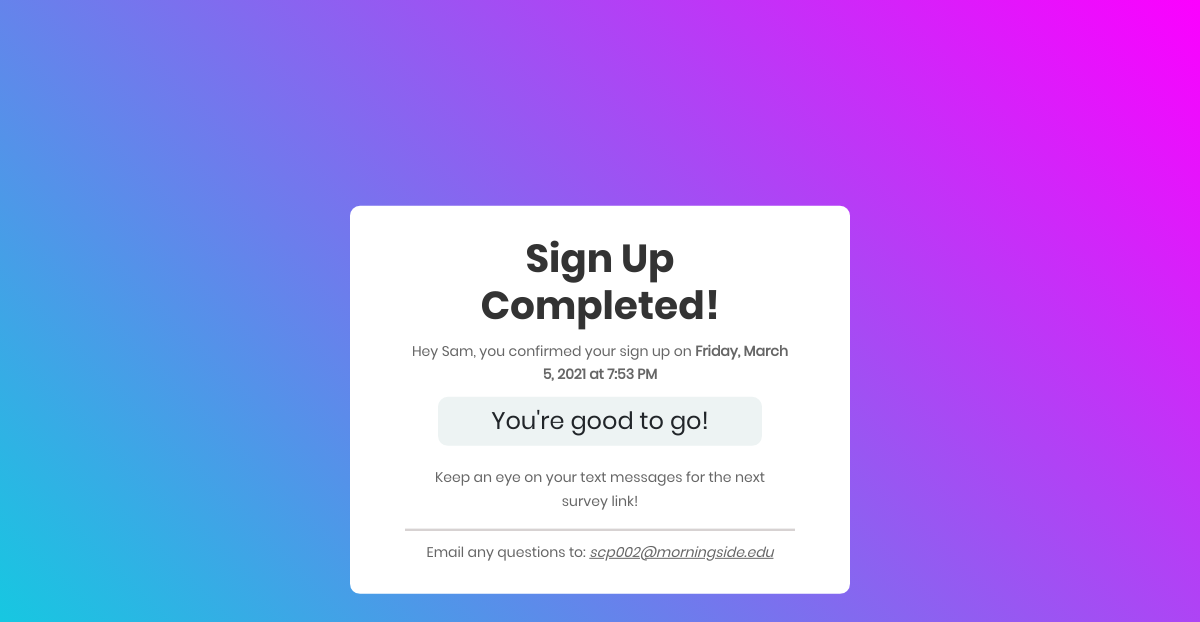
The app's page /confirmation/token2/ with its own data.
### surveys/models.py (models this page shows, shortened)
class User(models.Model):
    userID = models.IntegerField(primary_key=True)
    firstName = models.CharField(max_length=200)
    phoneNumber = models.CharField(max_length=15)
    email = models.EmailField()
    userGroup = models.CharField(max_length=200)
    studyID = models.ForeignKey(Study, on_delete=models.CASCADE)
    active_p = models.BooleanField(default=False)

class Survey(models.Model):
    surveyID = models.IntegerField(primary_key=True)
    token = models.CharField(max_length=6, unique=True)
    userID = models.ForeignKey(User, on_delete=models.CASCADE)
    creationDate = models.DateTimeField(default=timezone.now)
    expirationDate = models.DateTimeField(null=True)
    completed_p = models.BooleanField(default=False)
    completionDate = models.DateTimeField(null=True, blank=True, default=None)
    def displayCompletionDate(self):
        return str(timezone.localtime(self.completionDate).strftime("%A, %B %-d, %Y at %-I:%M %p"))
    class Meta ():
        get_latest_by = "creationDate"

### confirmation/views.py (the view, shortened to what this page needs)
# urls.py: path('<str:token>/', views.GetConfirmationPage, name='GetConfirmationPage'),
@require_GET
@never_cache
def GetConfirmationPage(request, token):
    survey = get_object_or_404(Survey, token=token)
    if (not confirmationService.CheckSurveyIsConfirmationSurveyType(survey.surveyID)):
        return HttpResponseRedirect(reverse('surveys:GetSurvey', args=[token]))
    if (surveyService.IsSurveyCompleted(survey.surveyID) and survey.userID.active_p):
        return render(request, 'confirmation/completed.html', {'user' : survey.userID, 'survey' : survey})

### confirmation/services.py (called while the page is built)
    @staticmethod
    def CheckSurveyIsConfirmationSurveyType(surveyID):
        questions = Question.objects.filter(surveyID = surveyID)
        if (len(questions) != 0):
            return False
        return True

### surveys/services.py (called while the page is built)
    @staticmethod
    def IsSurveyCompleted(surveyID):
        survey = Survey.objects.get(pk = surveyID)
        return (survey.completed_p == True)

### confirmation/templates/confirmation/completed.html (shortened to what this page needs)
<!DOCTYPE html>
<html lang="en">
  <head>
    {% load static %}
    <link rel="stylesheet" type="text/css" href="{% static 'css/bootstrap.min.css' %}">
    <link rel="stylesheet" type="text/css" href="{% static 'css/bootstrap.css' %}">
    <link rel="stylesheet" type="text/css" href="{% static 'template/fonts/font-awesome-4.7.0/css/font-awesome.min.css' %}">
  	<link rel="stylesheet" type="text/css" href="{% static 'template/css/util.css' %}">
  	<link rel="stylesheet" type="text/css" href="{% static 'template/css/main.css' %}">
  </head>
  <body>
  <div class="main-container-wrapper100 expiredContainer">
      <div class="container-contact100 text-center vertical-center" id="userContainer">
        <div class="wrap-contact100" id="userWrapper">
          <h1 class="contact100-form-title">
            Sign Up Completed!
          </h1>
          {% if survey.completionDate != None %}
            <p>
              Hey {{user.firstName}}, you confirmed your sign up on
              <span style="font-weight: bold;">{{survey.displayCompletionDate}}  </span>
            </p>
          {% else %}
            <p>
              Hey {{user.firstName}}, you have previously confirmed your sign up
              to this study.
            </p>
          {% endif %}
          <div class="rewards-summary-container">
            <h4> You're good to go! </h4>
          </div>
          <p class="center-paragraph">
            Keep an eye on your text messages for the next survey link!
          </p>
          <hr class="footer-hr">
          <p class="footer" > Email any questions to:
            <a href="mailto: scp002@morningside.edu" style="font-style: italic">scp002@morningside.edu </a>
          </p>
        </div>
      </div>
    </div>
  </body>
</html>

### static_files/template/css/main.css (style rules this page uses)
* { margin: 0px; padding: 0px; box-sizing: border-box; }
body, html { height: 100%; font-family: Poppins-Regular, sans-serif; }
a { font-family: Poppins-Regular; font-size: 14px; line-height: 1.7; color: #666666; margin: 0px; transition: all 0.4s; -webkit-transition: all 0.4s; -o-transition: all 0.4s; -moz-transition: all 0.4s; }
h1,h2,h3,h4,h5,h6 { margin: 0px; }
p { font-family: Poppins-Regular; font-size: 14px; line-height: 1.7; color: #666666; margin: 0px; }
.main-container-wrapper100 { background: #a64bf4; background: -webkit-linear-gradient(45deg, #00dbde, #fc00ff); background: -o-linear-gradient(45deg, #00dbde, #fc00ff); background: -moz-linear-gradient(45deg, #00dbde, #fc00ff); background: linear-gradient(45deg, #00dbde, #fc00ff); }
.container-contact100 { width: 100%; display: -webkit-box; display: -webkit-flex; display: -moz-box; display: -ms-flexbox; display: flex; flex-wrap: wrap; justify-content: center; align-items: center; padding: 5px 15px; }
.wrap-contact100 { width: 500px; background: #fff; border-radius: 10px; overflow: hidden; padding: 30px 55px; }
#userContainer { padding: 10px 15px; }
.rewards-summary-container { width: 83%; margin: 10px auto 0px; padding: 10px; background: #edf3f3; border-radius: 10px; }
.contact100-form-title { display: block; font-family: Poppins-Bold; font-size: 39px; color: #333333; line-height: 1.2; text-align: center; padding-bottom: 10px; }
.expiredContainer { height: 100%; }
.vertical-center { position: absolute; top: 50%; -ms-transform: translateY(-50%); transform: translateY(-50%); }
.center-paragraph { width: 90%; margin: 0 auto; padding: 20px 0 0px; }
.footer-hr { width: 100%; border: 1px solid #644e4e; margin: 15px auto 10px; }

### records on screen
User: firstName "Sam"
Survey: displayCompletionDate "Friday, March 5, 2021 at 7:53 PM"
